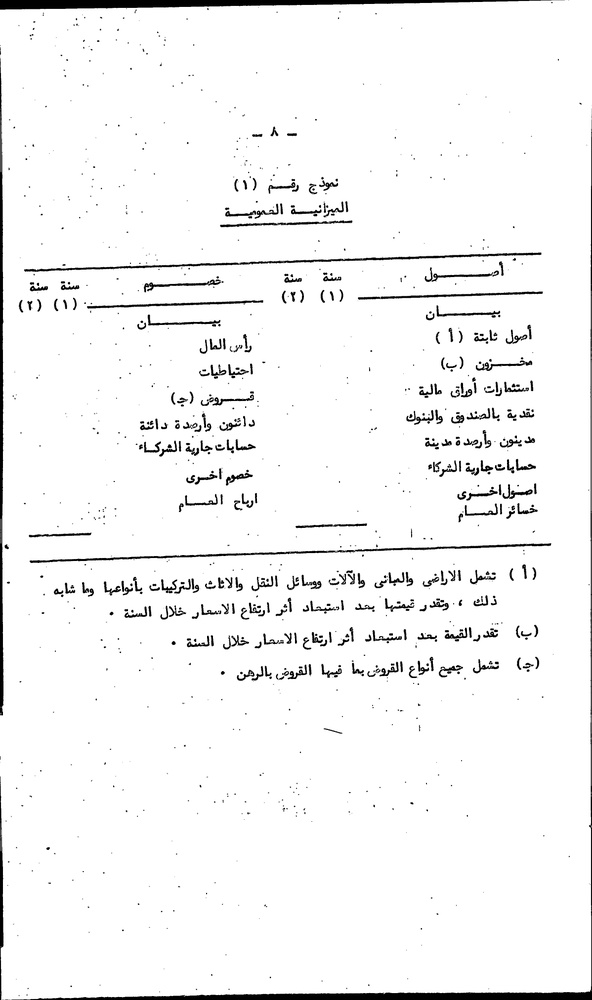
#> input picture ImageAutomaticCroppingWatcher/py/2.jpg, 592 x 1000 px, shrunk from 1198 x 2025 before the run, found by its file name
$ python warp.py
#> lines starting #> are read from the running program, lines starting #| are printed output that depends on the picture; after the words box and inside, x2 and y2 are one past the last pixel; in counts of white or black regions, pixels touching at a corner belong together
import cv2
import numpy as np


# [12 lines left out: function largest_contour, not called in this run]


def detect_lines(image):
    # Convert the image to grayscale
    gray = cv2.cvtColor(image, cv2.COLOR_BGR2GRAY)

    # Apply adaptive thresholding to extract lines
    thresh = cv2.adaptiveThreshold(gray, 255, cv2.ADAPTIVE_THRESH_MEAN_C, cv2.THRESH_BINARY_INV, 21, 10)

    # Perform morphological operations to enhance line detection
    kernel = np.ones((3, 3), np.uint8)
    opening = cv2.morphologyEx(thresh, cv2.MORPH_OPEN, kernel, iterations=1)
    dilated = cv2.dilate(opening, kernel, iterations=2)

    # Find contours of lines
    contours, hierarchy = cv2.findContours(dilated, cv2.RETR_EXTERNAL, cv2.CHAIN_APPROX_SIMPLE)

    # Create a mask for the lines
    mask = np.zeros_like(image)

    # Draw contours on the mask
    cv2.drawContours(mask, contours, -1, (255, 255, 255), 2)

    return mask


# [87 lines left out: functions correct_perspective, make_lines_perpendicular, correct_lines, not called in this run]

def correct_skew(image):
    # Convert the image to grayscale
    gray = cv2.cvtColor(image, cv2.COLOR_BGR2GRAY)

    # Apply Canny edge detection
    edges = cv2.Canny(gray, 50, 150, apertureSize=3)

    # Perform Hough Line Transform to detect lines
    lines = cv2.HoughLinesP(edges, rho=1, theta=np.pi / 180, threshold=100, minLineLength=100, maxLineGap=5)

    # Calculate the average angle of detected lines
    angles = []
    for line in lines:
        x1, y1, x2, y2 = line[0]
        angle = np.arctan2(y2 - y1, x2 - x1) * 180 / np.pi
        angles.append(angle)

    avg_angle = np.mean(angles)

    # Rotate the image to correct the skew
    rows, cols = image.shape[:2]
    M = cv2.getRotationMatrix2D((cols / 2, rows / 2), -avg_angle, 1)
    corrected_image = cv2.warpAffine(image, M, (cols, rows))

    return corrected_image

imagename = "input/2.jpg"
# read image
img = cv2.imread(imagename)
#> img is the input picture: shape (1000, 592, 3); min 0, max 255, mean 244.3
hh, ww = img.shape[:2]

# Convert img to grayscale
gray = cv2.cvtColor(img, cv2.COLOR_BGR2GRAY)

# Do otsu threshold on gray image
thresh = cv2.threshold(gray, 0, 255, cv2.THRESH_BINARY + cv2.THRESH_OTSU)[1]
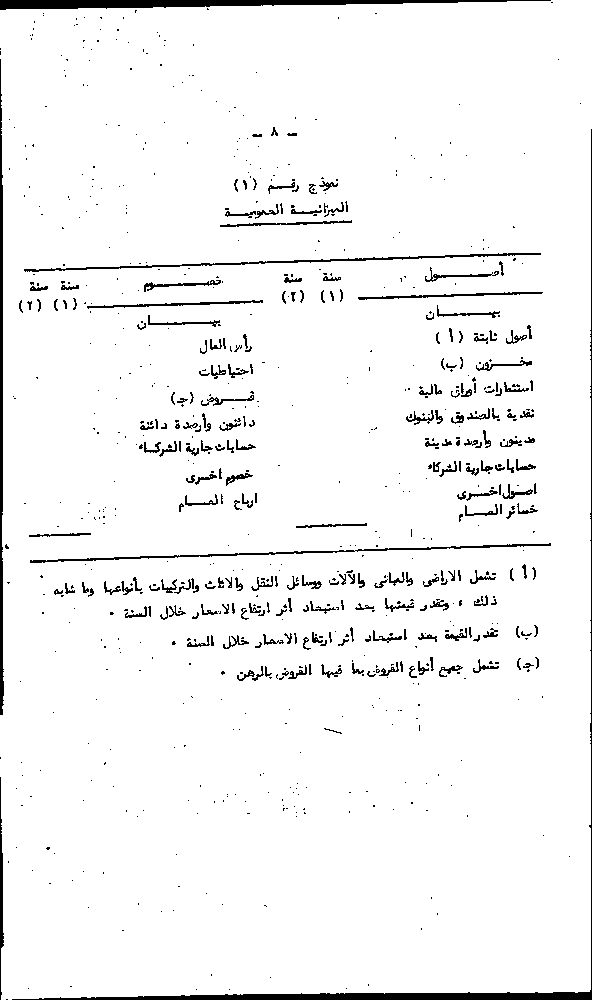
#> thresh: shape (1000, 592); 95.7% white; 821 black regions (592 under 20 px), largest, box (x1, y1, x2, y2) and area: (12, 129, 592, 1000) 4069, (0, 0, 551, 10) 2978, (0, 59, 4, 715) 1773

# Pad thresh with black to preserve corners when applying morphology
pad = cv2.copyMakeBorder(thresh, 20, 20, 20, 20, borderType=cv2.BORDER_CONSTANT, value=0)
#> pad: shape (1040, 632); 86.2% white; 814 black regions (588 under 20 px), largest, box (x1, y1, x2, y2) and area: (0, 0, 632, 1040) 74564, (44, 273, 561, 292) 1098, (50, 563, 571, 583) 1088

# Apply morphology
kernel = cv2.getStructuringElement(cv2.MORPH_ELLIPSE, (15, 15))
morph = cv2.morphologyEx(pad, cv2.MORPH_CLOSE, kernel)
#> morph: shape (1040, 632); 88.7% white; 1 black region, box (x1, y1, x2, y2) and area: (0, 0, 632, 1040) 74465

# Remove padding
morph = morph[20:hh + 20, 20:ww + 20]
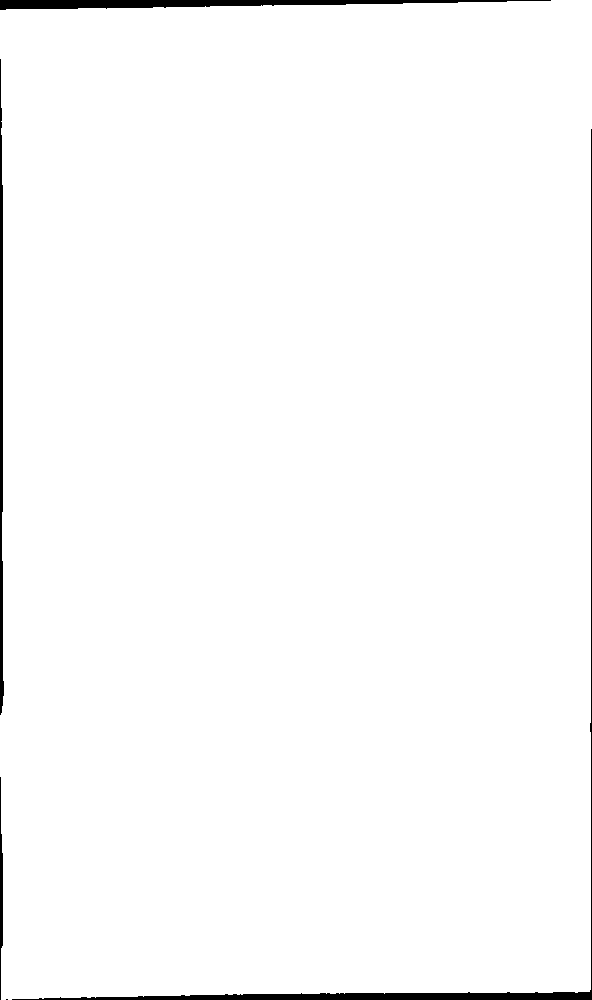
#> morph: shape (1000, 592); 98.4% white; 5 black regions (1 under 20 px)

# Get largest external contour
contours = cv2.findContours(morph, cv2.RETR_EXTERNAL, cv2.CHAIN_APPROX_SIMPLE)
#> contours = 1 contour; box (x1, y1, x2, y2) and area: (0, 0, 592, 1000) 581234
contours = contours[0] if len(contours) == 2 else contours[1]
big_contour = max(contours, key=cv2.contourArea)
#> big_contour = contour of 172 points, box (x1, y1, x2, y2) (0, 0, 592, 1000), area 581234

# Get perimeter and approximate a polygon
peri = cv2.arcLength(big_contour, True)
#> peri = 3196.7
corners = cv2.approxPolyDP(big_contour, 0.04 * peri, True)
#> corners = [[591, 0], [0, 10], [1, 999], [589, 991]]

# Reformat input corners to x,y list
sortcorners = []
for corner in corners:
    pt = [corner[0][0], corner[0][1]]
    sortcorners.append(pt)
#> this loop made 4 passes
#> after the loop, sortcorners = [[591, 0], [0, 10], [1, 999], [589, 991]]
icorners = np.float32(sortcorners)
#> icorners = [[591, 0], [0, 10], [1, 999], [589, 991]]

# Sort corners on y
def takeSecond(elem):
    return elem[1]
sortcorners.sort(key=takeSecond)

# Check if the second corner x is left or right of the first corner x
x1 = sortcorners[0][0]
#> x1 = 591
x2 = sortcorners[1][0]
#> x2 = 0
diff = x2 - x1
#> diff = -591
print(x1, x2)
#| 591 0

# Read template
template = cv2.imread("input/2.jpg")
ht, wd = template.shape[:2]

# Get corresponding output corners from width and height
if diff >= 0:
    ocorners = [[0, 0], [0, ht], [wd, ht], [wd, 0]]
else:
    ocorners = [[wd, 0], [0, 0], [0, ht], [wd, ht]]
ocorners = np.float32(ocorners)

# Get perspective transformation matrix
M = cv2.getPerspectiveTransform(icorners, ocorners)
#> M = [[1, -0.00101, 0.0101], [0.017, 1.01, -10.06], [3.26e-06, -5.13e-06, 1]]

# Do perspective transformation
warped = cv2.warpPerspective(img, M, (wd, ht))

# Detect lines in the paper
lines_mask = detect_lines(warped)
#> in detect_lines, `dilated = cv2.dilate(opening, kernel, iterations=2)`:
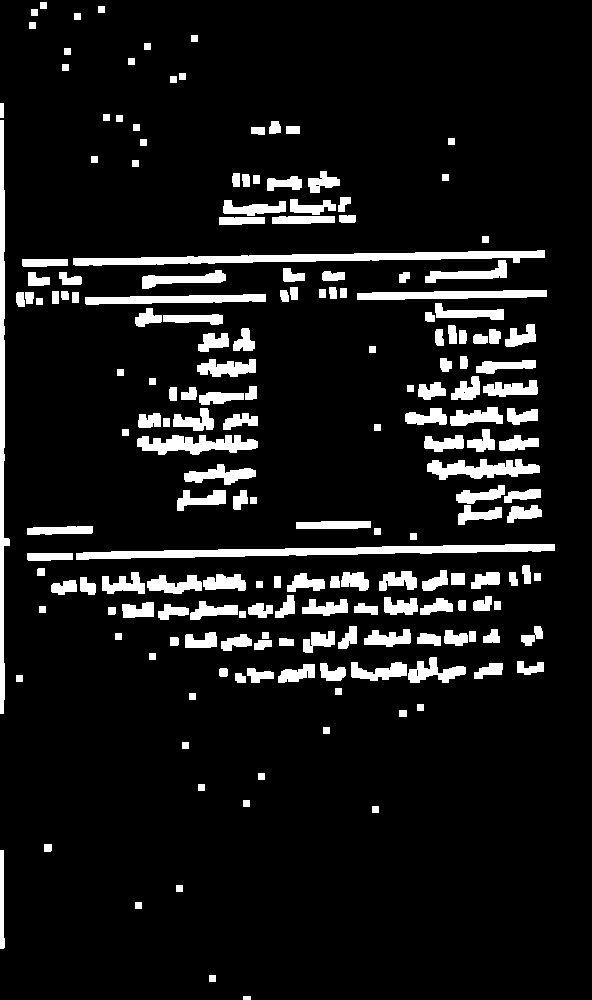
#> dilated: shape (1000, 592); 9.5% white; 189 white regions
#> in detect_lines, `contours, hierarchy = cv2.findContours(dilated, cv2.RETR_EXTERNAL, cv2..`: contours = 189 contours; largest, box (x1, y1, x2, y2) and area: (76, 544, 555, 560) 3060, (73, 250, 545, 266) 3032, (0, 120, 10, 714) 2102, (137, 435, 258, 455) 1326, (357, 290, 547, 300) 1225

# Bitwise AND the lines mask with the warped image
warped_lines = cv2.bitwise_and(warped, lines_mask)

# Correct the skew
corrected_skew = correct_skew(warped_lines)
#> in correct_skew, `edges = cv2.Canny(gray, 50, 150, apertureSize=3)`:
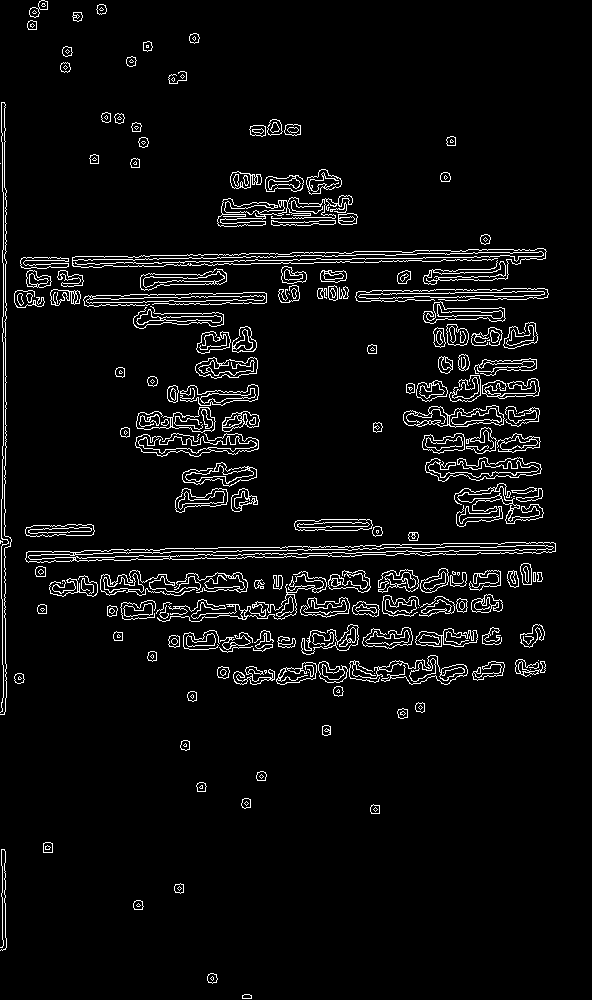
#> edges: shape (1000, 592); 5.1% white in thin lines or dots
#> in correct_skew, `lines = cv2.HoughLinesP(edges, rho=1, theta=np.pi / 180, threshold=100..`: lines = [[365, 259, 499, 256], [5, 483, 5, 207], [123, 256, 248, 254], [160, 549, 274, 547], [159, 258, 300, 256], [136, 294, 242, 293], [3, 445, 3, 342], [63, 557, 197, 555], [4, 582, 4, 466]]
#> the loop in correct_skew, `for line in lines:` made 9 passes
#> (x1, y1, x2, y2, angle) on passes 1 to 8: (365, 259, 499, 256, -1.28), (5, 483, 5, 207, -90), (123, 256, 248, 254, -0.917), (160, 549, 274, 547, -1.01), (159, 258, 300, 256, -0.813), (136, 294, 242, 293, -0.541), (3, 445, 3, 342, -90), (63, 557, 197, 555, -0.855)
#> after the loop in correct_skew, `for line in lines:`: angles = [-1.28, -90, -0.917, -1.01, -0.813, -0.541, -90, -0.855, -90]
#> in correct_skew, `avg_angle = np.mean(angles)`: avg_angle = -30.6
#> in correct_skew, `M = cv2.getRotationMatrix2D((cols / 2, rows / 2), -avg_angle, 1)`: M = [[0.861, 0.509, -213.3], [-0.509, 0.861, 220.3]]
#> in correct_skew, `corrected_image = cv2.warpAffine(image, M, (cols, rows))`:
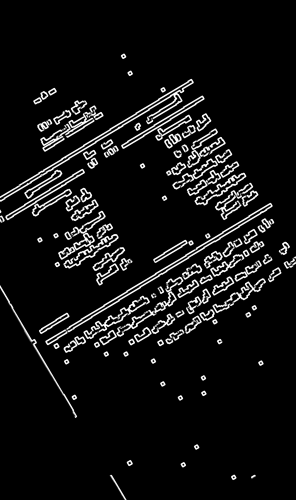
#> corrected_image: shape (1000, 592, 3) (shown at 1/2 size); min 0, max 255, mean 18.3

# Display the results
cv2.imshow("Original Image", img)
cv2.imshow("Polygon", cv2.polylines(img.copy(), [corners], True, (0, 255, 0), 2, cv2.LINE_AA))
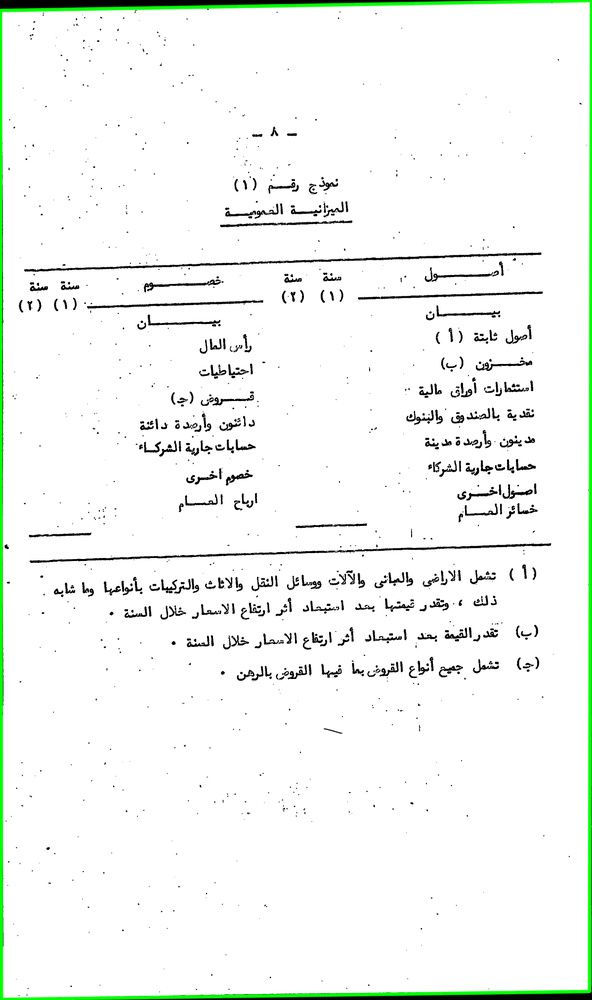
#> window 'Polygon': shape (1000, 592, 3); mean B, G, R 242.2, 246.3, 242.2
cv2.imshow("Warped Perspective", warped)
cv2.imshow("Warped with Lines", warped_lines)
cv2.imshow("Corrected Skew", corrected_skew)

output_filename = "output/corrected_image.jpg"
cv2.imwrite(output_filename, corrected_skew)

cv2.waitKey(0)
cv2.destroyAllWindows()
